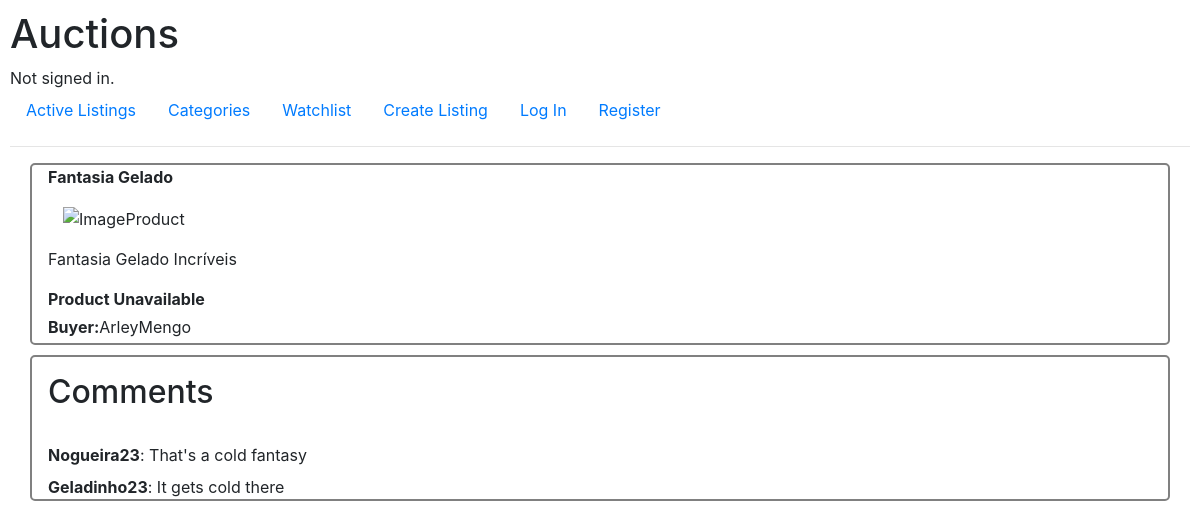
The app's page /listing/7/ with its own data.
### auctions/models.py (models this page shows, shortened)
class Actions(models.Model):
    name = models.CharField(max_length=32)
    price = models.FloatField()
    describe = models.CharField(max_length=200, default=None)
    image = models.CharField(max_length=300, default=None)
    data = models.DateField(default=None)
    category = models.CharField(max_length=64, default=None)
    number_bids = models.IntegerField(default=0)
    user = models.ForeignKey(User, on_delete=models.CASCADE, related_name='UserAuthor', default=1)
    open = models.BooleanField(default=True)

class Bids(models.Model):
    product = models.ForeignKey(Actions, on_delete=models.CASCADE, related_name='productOfBid', default=1)
    buyer = models.ForeignKey(User, on_delete=models.CASCADE, related_name='UserBuyer')
    valueBid = models.FloatField()

class User(AbstractUser):
    pass

class Comments(models.Model):
    user = models.ForeignKey(User, on_delete=models.CASCADE, related_name='user')
    product = models.ForeignKey(Actions, on_delete=models.CASCADE, related_name='product_commented', default=1)
    comment = models.CharField(max_length=200)

### auctions/views.py (the view, shortened to what this page needs)
# urls.py: path('listing/<str:id_product>/', views.listing, name='listing'),
def listing(request, id_product):
    product = Actions.objects.get(pk=id_product)
    bids = Bids.objects.all()
    return render(request, "auctions/listing.html", {
        'product': product,
        'bids': Bids.objects.all(),
        'comments': Comments.objects.all()
    })

### auctions/templates/auctions/listing.html (shortened to what this page needs)
{% extends "auctions/layout.html" %}
{% block body %}
<div class="container main">
    {% if product.open == True %}
    <div class="row pb-3 pl-3">
        <strong>Listing: {{product.name}}</strong>
    </div>
    {% if user.is_authenticated %}
    <div class="row pb-3 pl-3">
        <form action="{% url 'watchlist_add' product.id %}" method="post">
            {% csrf_token %}
            <input type="text" name="userid" hidden value="{{user.id}}">
            <input type="submit" value="Watchlist">
        </form>
    </div>
    {% endif %}
    <div class="row pb-3 pl-3" style="align-items: center; align-content:center;">
        {% if product.image != None %}
        <div class="col">
            <img src="{{ product.image }}" alt="ImageProduct" style="height: 200px;">
        </div>
        {% endif %}
    </div>
    <div class="row pb-3 pl-3">
        {{ product.describe }}
    </div>
    <div class="row pb-3 pl-3">
        <strong>R$: {{product.price}}</strong>
    </div>
    <div class="row pb-1 pl-3">
        {{product.number_bids}}(s) so far. Your bid is the current bid.
    </div>
    {% if user.is_authenticated %}
    <div class="row pb-1 pl-3">
        <form action="{% url 'listing' product.id %}" method="post">
            {% csrf_token %}
            <input type="text" placeholder="Bid" name="valueBid">
            <input type="text" name="userid" value="{{user.id}}" hidden>
            {% for bid in bids %}
                {% if product.name == bid.product.name %}
                    <input type="text" name="bidid" value="{{bid.id}}" hidden>
                {% endif %}
            {% endfor %}
            <input type="submit" value="Place Bid">
        </form>
    </div>
    {% else %}
    <div class="row pb-1 pl-3">
        <strong>To Bid Please Login</strong>
    </div>
    {% endif %}
    <div class="row pb-3 pt-3 pl-3">
        <strong>Details</strong>
    </div>
    <div class="row">
        <ul>
            <li>Listed by: {{product.user.username}}</li>
            <li>Category: {{product.category}}</li>
        </ul>
    </div>
    {% else %}
    <div class="row pb-3 pl-3">
        <strong>{{product.name}}</strong>
    </div>
    <div class="row pb-3 pl-3" style="align-items: center; align-content:center;">
        {% if product.image != None %}
        <div class="col">
            <img src="{{ product.image }}" alt="ImageProduct" style="height: 200px;">
        </div>
        {% endif %}
    </div>
    <div class="row pb-3 pl-3">
        {{ product.describe }}
    </div>
    <div class="row pb-1 pl-3">
        <strong>Product Unavailable</strong>
    </div>
    {% for bid in bids %}
        {% if product.name == bid.product.name %}
            {% if user.id == bid.buyer.id %}
                <div class="row pb-1 pl-3">
                    <strong>Congratulations {{user.username}}, you won the auction and adquired {{product.name}}</strong>
                </div>
                <div class="row pb-3 pl-3">
                    The final bid was de R$:{{bid.valueBid}}
                </div>
            {% else %}
                <div class="row pb-1 pl-3">
                    <strong>Buyer:</strong> {{bid.buyer.username}}
                </div>
            {% endif %}
        {% endif %}
    {% endfor %}
    {% endif %}
</div>
<div class="container main">
    <div class="row pl-3 pb-3 pt-3">
        <h2>Comments</h2>
    </div>
    {% for comment in comments %}
        <div class="row pl-3 pt-2">
            {% if comment.product.id == product.id %}
                <strong>{{comment.user.username}}</strong>: {{comment.comment}}
            {% endif %}
        </div>
    {% endfor %}
</div>
{% endblock %}

### auctions/static/auctions/styles.css (style rules this page uses)
body { padding: 10px; }
.main { border: 2px solid rgb(128,128,128); border-radius: 5px; margin-bottom: 10px; }

### records on screen
Actions: name "Fantasia Gelado", describe "Fantasia Gelado Incríveis"
Bids: buyer.username "ArleyMengo"
Comments: user.username "Nogueira23", comment "That's a cold fantasy"
Comments: user.username "Geladinho23", comment "It gets cold there"
